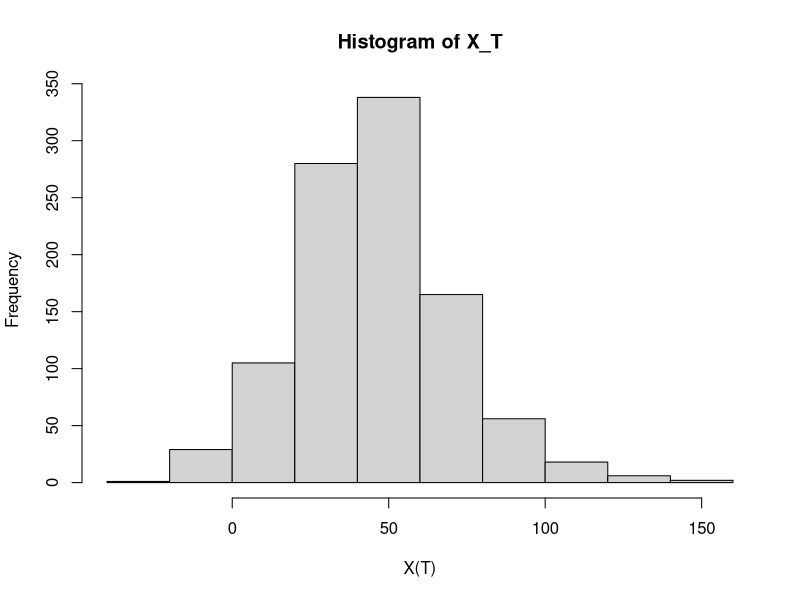

The R script that drew this image:
# Replicating script ------------------------------------------------------
# Author: Alejandro Jiménez Rico <aljrico@gmail.com>


# Parameters --------------------------------------------------------------

alpha <- 0.0343 # Expected return of the risky market
sigma <- 0.1544 # Expected volatility of the risky market
a <- 10 # Factor 'a'
years <- 60 # Total time
nsim <- 1000 # Number of simulations
c <- a # Still factor 'a'

# Array that defines the actual wealth of the investor at every time step
x <- c()
x[1] <- a # Initial wealth

# Array that contains the inputs and outputs of cash within each investor's account
C <- append(rep(a, round(years/2)),rep(-a, round(years/2)))

# Array that stores the final wealth of each investor
X_T <- c()


# Functions ---------------------------------------------------------------

# Expected Shortfall
ES <- function(distr, a){
	VaR <- quantile(distr, a)
	ES <- mean(distr[distr<VaR])

	return(ES)
}

# Stock Simulation --------------------------------------------------------
pi <- 0.1

for (j in 1:nsim){
	for (i in 1:years){
		random <- rnorm(1, mean = alpha, sd = sigma)
		x[i+1] <- x[i]*(1+random)*pi + (1-pi)*x[i] + C[i]
	}
	X_T[j] <- x[years+1]
}



# Measurements ------------------------------------------------------------

# Final return of every individual
x_m <- median(X_T)
ret2 <- (1/years)*(-1 + (1 + (8*(x_m))/(c*years))^(1/2))*100

# Pi value of the benchmark
pi_b <- log(1+median(ret2))/alpha

# Histogram simple visualisation
hist(X_T, xlab= "X(T)")

# Output of final results
ES(X_T, 0.05)
ret2
pi_b

